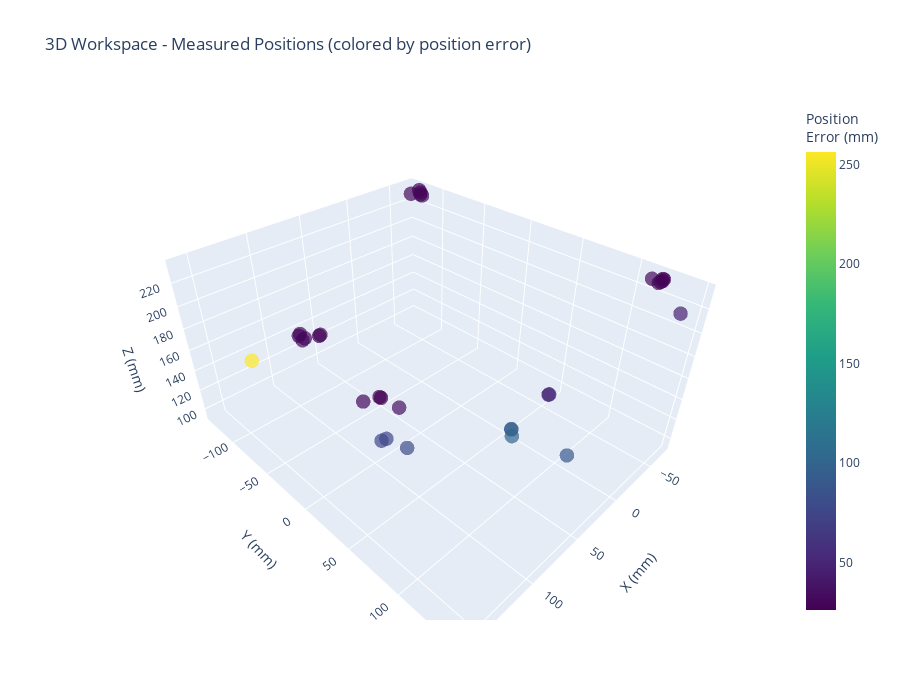

The notebook cell saved with this chart:
### Code cell
# 3D visualization of measured positions (for executed tests) with position error
if len(executed_df) > 0 and 'meas_x' in executed_df.columns:
    executed_valid = executed_df[executed_df['meas_pos_error'] > 0].copy()
    
    if len(executed_valid) > 0:
        fig = go.Figure()
        
        # Color by position error
        fig.add_trace(go.Scatter3d(
            x=executed_valid['meas_x'],
            y=executed_valid['meas_y'],
            z=executed_valid['meas_z'],
            mode='markers',
            marker=dict(
                size=5,
                color=executed_valid['meas_pos_error'],
                colorscale='Viridis',
                showscale=True,
                colorbar=dict(title="Position<br>Error (mm)"),
                opacity=0.7
            ),
            name='Measured Positions',
            text=[f"Test {tid}<br>Error: {err:.2f} mm" 
                  for tid, err in zip(executed_valid['test_id'], executed_valid['meas_pos_error'])],
            hovertemplate='<b>%{text}</b><br>X: %{x:.1f}<br>Y: %{y:.1f}<br>Z: %{z:.1f}<extra></extra>'
        ))
        
        fig.update_layout(
            title='3D Workspace - Measured Positions (colored by position error)',
            scene=dict(
                xaxis_title='X (mm)',
                yaxis_title='Y (mm)',
                zaxis_title='Z (mm)',
                aspectmode='data'
            ),
            width=900,
            height=700
        )
        
        fig.show()
    else:
        print("No valid measured positions to display")
else:
    print("No executed tests with measured positions found")

### Figure 1 — Plotly figure (JSON) as saved in the notebook; plotly's stock layout.template omitted (floating-point values rounded to 4 significant figures)
{"data": [{"hovertemplate": "<b>%{text}</b><br>X: %{x:.1f}<br>Y: %{y:.1f}<br>Z: %{z:.1f}<extra></extra>", "marker": {"color": [31.01, 79.75, 26.54, 26.24, 35.17, 74.44, 76.17, 90.65, 95.55, 95.25, 99.99, 52.11, 51.65, 29.68, 29.63, 32.75, 31.94, 31.01, 30.79, 45.89, 31.79, 29.91, 29.2, 31.79, 28.04, 28.09, 256.1, 32.46, 31.21, 26.97, 32.04, 29.46], "colorbar": {"title": {"text": "Position<br>Error (mm)"}}, "colorscale": [[0, "#440154"], [0.1111, "#482878"], [0.2222, "#3e4989"], [0.3333, "#31688e"], [0.4444, "#26828e"], [0.5556, "#1f9e89"], [0.6667, "#35b779"], [0.7778, "#6ece58"], [0.8889, "#b5de2b"], [1, "#fde725"]], "opacity": 0.7, "showscale": true, "size": 5}, "mode": "markers", "name": "Measured Positions", "text": ["Test 0<br>Error: 31.01 mm", "Test 1<br>Error: 79.75 mm", "Test 2<br>Error: 26.54 mm", "Test 3<br>Error: 26.24 mm", "Test 4<br>Error: 35.17 mm", "Test 5<br>Error: 74.44 mm", "Test 6<br>Error: 76.17 mm", "Test 7<br>Error: 90.65 mm", "Test 8<br>Error: 95.55 mm", "Test 9<br>Error: 95.25 mm", "Test 10<br>Error: 99.99 mm", "Test 11<br>Error: 52.11 mm", "Test 12<br>Error: 51.65 mm", "Test 21<br>Error: 29.68 mm", "Test 23<br>Error: 29.63 mm", "Test 24<br>Error: 32.75 mm", "Test 25<br>Error: 31.94 mm", "Test 26<br>Error: 31.01 mm", "Test 27<br>Error: 30.79 mm", "Test 28<br>Error: 45.89 mm", "Test 29<br>Error: 31.79 mm", "Test 30<br>Error: 29.91 mm", "Test 31<br>Error: 29.20 mm", "Test 32<br>Error: 31.79 mm", "Test 33<br>Error: 28.04 mm", "Test 34<br>Error: 28.09 mm", "Test 35<br>Error: 256.14 mm", "Test 36<br>Error: 32.46 mm", "Test 38<br>Error: 31.21 mm", "Test 39<br>Error: 26.97 mm", "Test 40<br>Error: 32.04 mm", "Test 41<br>Error: 29.46 mm"], "type": "scatter3d", "x": [98.7, 76.8, 90, 90.1, 84.8, 83.4, 86.1, 17.4, 2.7, 2.4, 3.3, -17, -17.7, 143, 142, 148.8, 147.2, 149.1, 147.7, -52.3, -66.6, -67.5, -69.2, -68.7, -70.8, -70.4, 159.4, -66.3, -66.1, -69.6, -68.4, -66.3], "y": [-10.9, 12.3, -2, -0.2, 13.7, -4.8, -7.6, 118.9, 57.5, 57.2, 59.1, 75.6, 75.7, 9, 8.9, -1.1, -0.9, -4.2, -4.9, 146.4, 115.4, 121.5, 122, 119.9, 122.1, 121.5, -52.9, -115.8, -117.7, -123, -132.9, -117.8], "z": [144.2, 97.9, 148.7, 148.9, 144.6, 100.8, 98.7, 121.9, 99, 99.3, 93.2, 134.4, 134.4, 232.4, 232.7, 227.1, 228, 229.1, 229.5, 223.5, 232.8, 232.1, 232.3, 230.3, 233.2, 233.4, 191, 231.9, 232.5, 234.3, 228.6, 234.4]}], "layout": {"height": 700, "scene": {"aspectmode": "data", "xaxis": {"title": {"text": "X (mm)"}}, "yaxis": {"title": {"text": "Y (mm)"}}, "zaxis": {"title": {"text": "Z (mm)"}}}, "title": {"text": "3D Workspace - Measured Positions (colored by position error)"}, "width": 900}}
